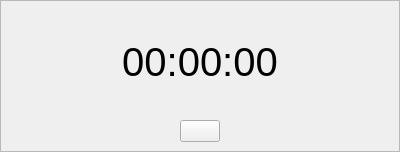
<?xml version="1.0" encoding="UTF-8"?>
<ui version="4.0">
 <class>TimerWidget</class>
 <widget class="QWidget" name="TimerWidget">
  <property name="geometry">
   <rect>
    <x>0</x>
    <y>0</y>
    <width>400</width>
    <height>152</height>
   </rect>
  </property>
  <property name="windowTitle">
   <string notr="true">Form</string>
  </property>
  <layout class="QVBoxLayout" name="verticalLayout">
   <property name="spacing">
    <number>0</number>
   </property>
   <property name="leftMargin">
    <number>0</number>
   </property>
   <property name="topMargin">
    <number>0</number>
   </property>
   <property name="rightMargin">
    <number>0</number>
   </property>
   <property name="bottomMargin">
    <number>0</number>
   </property>
   <item>
    <widget class="QFrame" name="frame">
     <property name="frameShape">
      <enum>QFrame::StyledPanel</enum>
     </property>
     <property name="frameShadow">
      <enum>QFrame::Raised</enum>
     </property>
     <layout class="QVBoxLayout" name="verticalLayout_2">
      <item>
       <widget class="QLabel" name="remainingLabel">
        <property name="font">
         <font>
          <pointsize>30</pointsize>
         </font>
        </property>
        <property name="text">
         <string notr="true">00:00:00</string>
        </property>
        <property name="alignment">
         <set>Qt::AlignCenter</set>
        </property>
       </widget>
      </item>
      <item>
       <layout class="QHBoxLayout" name="horizontalLayout">
        <item>
         <spacer name="horizontalSpacer">
          <property name="orientation">
           <enum>Qt::Horizontal</enum>
          </property>
          <property name="sizeHint" stdset="0">
           <size>
            <width>40</width>
            <height>20</height>
           </size>
          </property>
         </spacer>
        </item>
        <item>
         <widget class="QPushButton" name="resetButton">
          <property name="toolTip">
           <string>Reset</string>
          </property>
          <property name="text">
           <string notr="true"/>
          </property>
          <property name="icon">
           <iconset theme="view-refresh">
            <normaloff>.</normaloff>.</iconset>
          </property>
          <property name="flat">
           <bool>true</bool>
          </property>
         </widget>
        </item>
        <item>
         <widget class="QPushButton" name="actionButton">
          <property name="text">
           <string/>
          </property>
         </widget>
        </item>
        <item>
         <widget class="QPushButton" name="removeButton">
          <property name="toolTip">
           <string>Remove</string>
          </property>
          <property name="text">
           <string/>
          </property>
          <property name="icon">
           <iconset theme="edit-delete">
            <normaloff>.</normaloff>.</iconset>
          </property>
          <property name="flat">
           <bool>true</bool>
          </property>
         </widget>
        </item>
        <item>
         <spacer name="horizontalSpacer_2">
          <property name="orientation">
           <enum>Qt::Horizontal</enum>
          </property>
          <property name="sizeHint" stdset="0">
           <size>
            <width>40</width>
            <height>20</height>
           </size>
          </property>
         </spacer>
        </item>
       </layout>
      </item>
     </layout>
    </widget>
   </item>
  </layout>
 </widget>
 <resources/>
 <connections/>
</ui>
